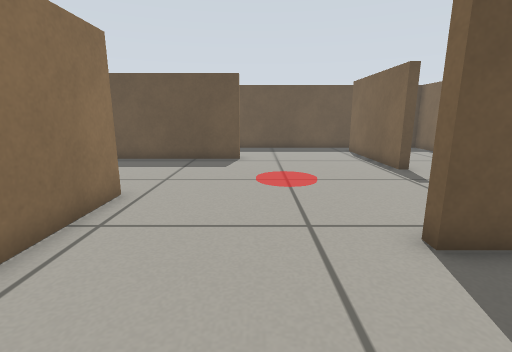
View 1 (above)

12 first-person views from a walk through a world built for the Gazebo simulator. The camera is 0.51 m above the floor, tilts 12° down and sees 85° across. The floor is counted in squares, 0.25 m on a side. Each view is taken from the middle of a square. On the plan, view 1 faces up. The plan holds only what a view shows up to about 16 squares ahead; the rest is blank.

View 2
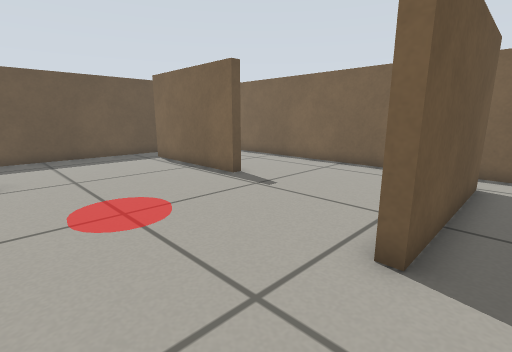

View 3
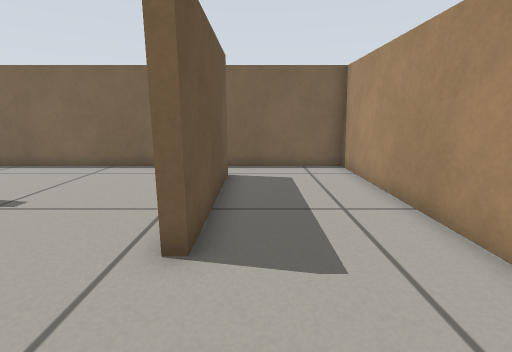

View 4
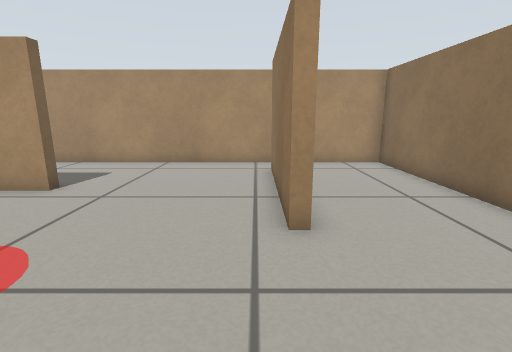

View 5
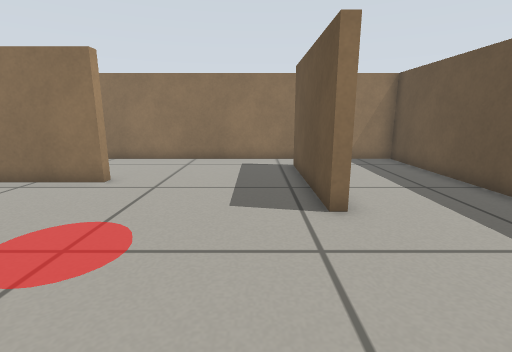

View 6
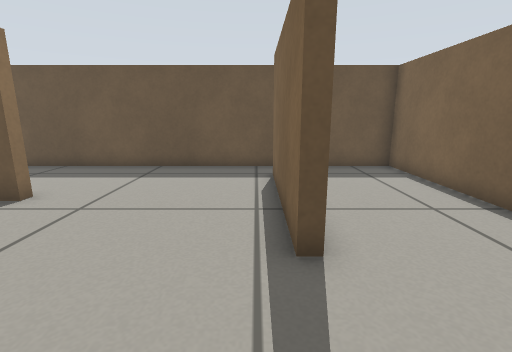

View 7
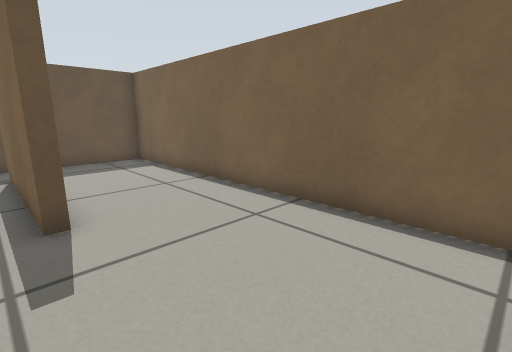

View 8
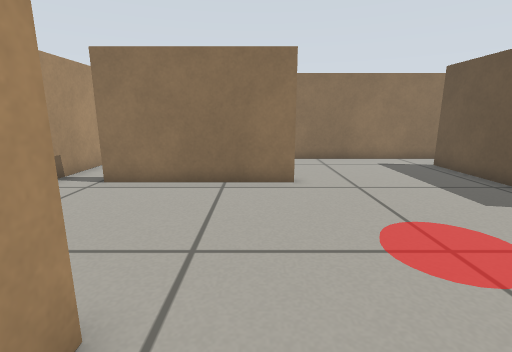

View 9
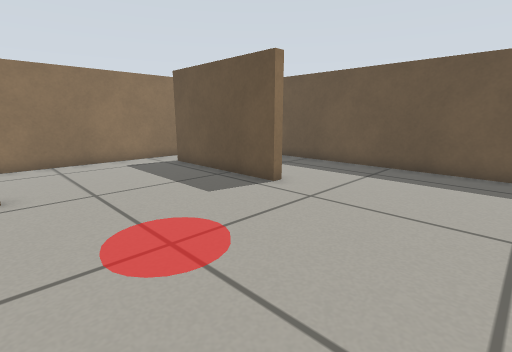

View 10
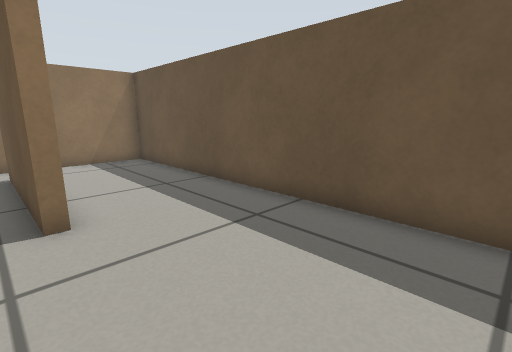

View 11
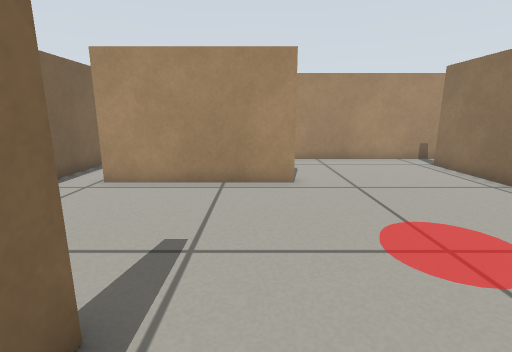

View 12
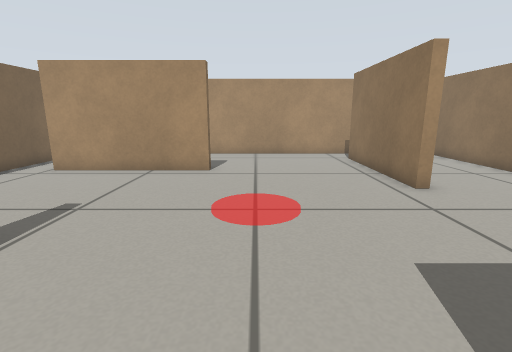

### Floor plan
Points are (right, up) in squares from view 1. A wall is a line through its corners. A room is listed if a view was taken in it or the views show most of it. See-through windows are left out.
Room 1 (views 1, 2, 3, 4, 5, 6, 7, 8, 9, 10, 11, 12)
walls: (-4.1, 7.2) (-3.6, 7.2) (-3.6, 1.1); (-0.8, 14.1) (-0.8, 13.6) (-6.9, 13.6); (6.1, 10.8) (5.6, 10.8) (5.6, 16.9); (8.9, 4) (2.8, 4) (2.8, 4.4) (8.9, 4.4); (-8.6, -0.6) (10.6, -0.6) (10.6, 18.6) (-8.6, 18.6) (-8.6, -0.6)

Where each view was taken, in squares from view 1:
view 1: 0 up, 0 right, facing up
view 2: 3 up, 1 left, facing up-right
view 3: 3 up, 1 left, facing right
view 4: 12 up, 3 left, facing down
view 5: 12 up, 5 right, facing left
view 6: 7 up, 5 right, facing up
view 7: 5 up, 5 right, facing up-right
view 8: 6 up, 5 right, facing left
view 9: 7 up, 5 right, facing up-left
view 10: 13 up, 5 right, facing up-left
view 11: 13 up, 4 right, facing down
view 12: 15 up, 1 right, facing down
